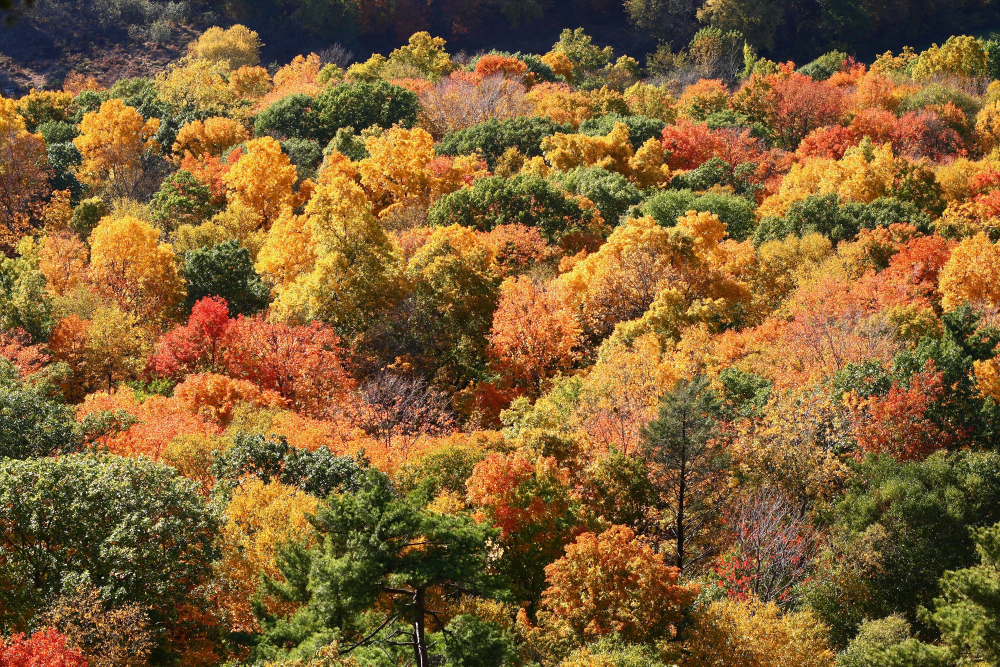
#> input picture assets/examples/natural/image_002.jpg, 3000 x 2000 px (shown at 1/3 size); its folder holds only this picture in this run
$ python -i dataset.py   (imports and definitions only)
#> lines starting #> are read from the running program, lines starting #| are printed output that depends on the picture
#> further down, picture is the input picture: PIL image 3000x2000 RGB; mean R, G, B 128.7, 96.6, 51
"""Validation utilities for provenance-recorded natural image datasets."""

from __future__ import annotations

import csv
import json
import re
from dataclasses import asdict, dataclass
from datetime import date, datetime, timezone
from pathlib import Path
from typing import Final
from urllib.parse import urlparse

import numpy as np
from PIL import Image, UnidentifiedImageError

REQUIRED_METADATA_COLUMNS: Final[tuple[str, ...]] = (
    "image_id",
    "filename",
    "source",
    "creator",
    "license",
    "url",
    "download_date",
    "original_resolution",
    "preprocessing",
)
FROZEN_PREPROCESSING: Final[str] = ";".join(
    (
        "RGB conversion",
        "center crop to square",
        "bicubic resize 256x256",
        "float32",
        "scale [0,1]",
    )
)
MIN_DATASET_IMAGES: Final[int] = 5
MAX_DATASET_IMAGES: Final[int] = 10
SUPPORTED_IMAGE_SUFFIXES: Final[frozenset[str]] = frozenset({".jpg", ".jpeg"})
KNOWN_IMAGE_SUFFIXES: Final[frozenset[str]] = frozenset(
    {".bmp", ".gif", ".jpg", ".jpeg", ".png", ".tif", ".tiff", ".webp"}
)
EXPECTED_IMAGE_FORMAT: Final[str] = "JPEG"
RESOLUTION_PATTERN: Final[re.Pattern[str]] = re.compile(r"^([1-9]\d*)x([1-9]\d*)$")
ISO_DATE_PATTERN: Final[re.Pattern[str]] = re.compile(r"^\d{4}-\d{2}-\d{2}$")


class DatasetValidationError(ValueError):
    """Raised when the natural-image dataset violates its frozen contract."""


@dataclass(frozen=True, slots=True)
class DatasetValidationSummary:
    """Machine-readable summary of a successful dataset validation."""

    num_images: int
    formats: tuple[str, ...]
    all_rgb_convertible: bool
    metadata_complete: bool
    validation_timestamp: str


# [71 lines left out: functions load_natural_image_metadata, _validate_unique_values, _parse_recorded_resolution, _validate_provenance, not called in this run]


def preprocess_rgb_image(image: Image.Image) -> np.ndarray:
    """Apply the frozen in-memory preprocessing pipeline to a decoded image."""
    rgb_image = image.convert("RGB")
    width, height = rgb_image.size
#> width = 3000; height = 2000
    crop_size = min(width, height)
#> crop_size = 2000
    left = (width - crop_size) // 2
#> left = 500
    top = (height - crop_size) // 2
#> top = 0
    cropped = rgb_image.crop((left, top, left + crop_size, top + crop_size))
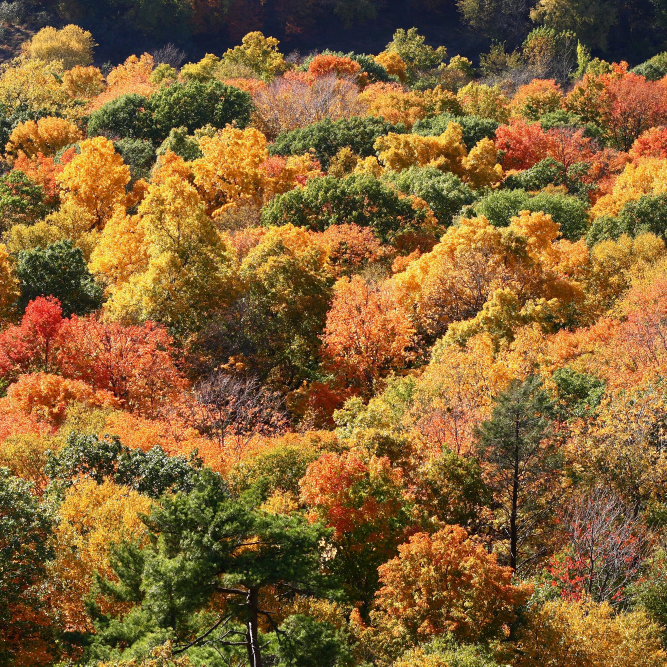
#> cropped: PIL image 2000x2000 RGB (shown at 1/3 size); mean R, G, B 132.9, 99, 51.3
    resized = cropped.resize((256, 256), resample=Image.Resampling.BICUBIC)
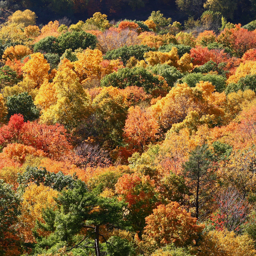
#> resized: PIL image 256x256 RGB; mean R, G, B 132.9, 99, 51.3
    return np.asarray(resized, dtype=np.float32) / np.float32(255.0)


# [135 lines left out: functions load_preprocessed_natural_image, _validate_image, validate_natural_image_dataset, write_validation_summary, not called in this run]

>>> from PIL import Image
>>> picture = Image.open('../../assets/examples/natural/image_002.jpg')
>>> result = preprocess_rgb_image(picture)

$ run again, on assets/examples/natural/image_003.jpg
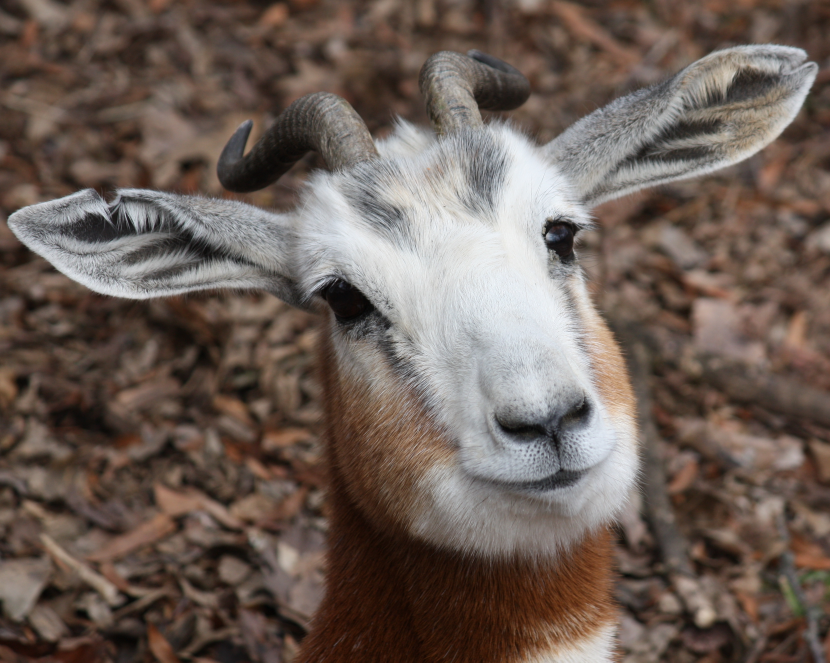
#> input picture assets/examples/natural/image_003.jpg, 3320 x 2650 px (shown at 1/4 size)
#> picture is the input picture: PIL image 3320x2650 RGB; mean R, G, B 108.9, 94.9, 86.9
#> in preprocess_rgb_image, `cropped = rgb_image.crop((left, top, left + crop_size, top + crop_size))`:
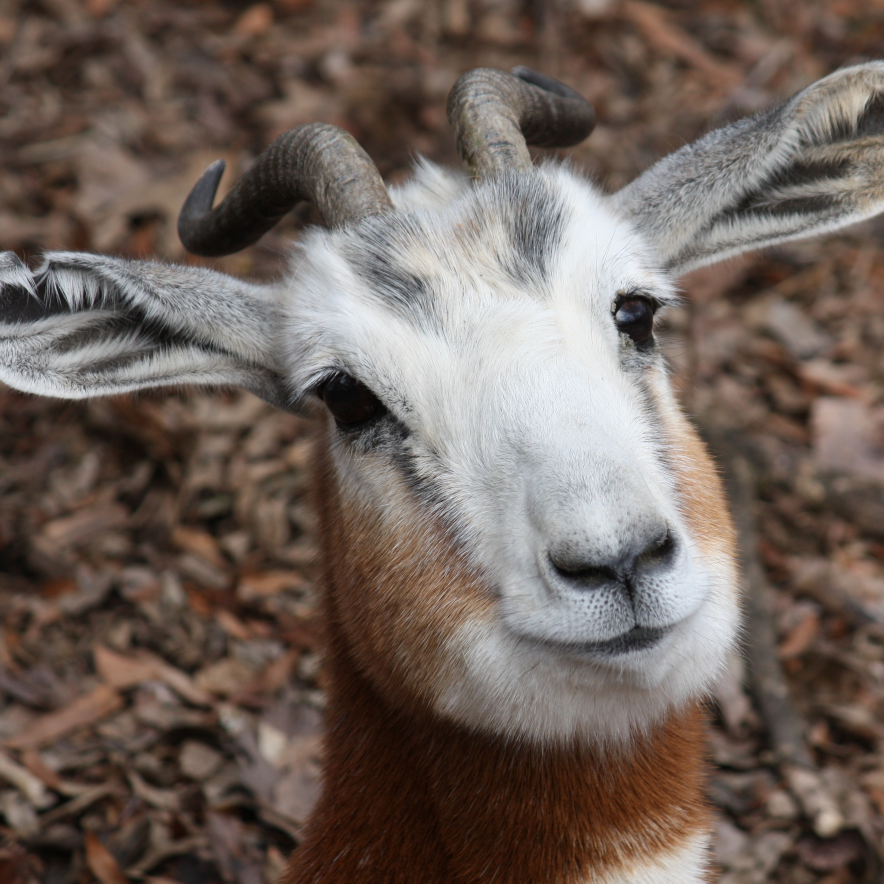
#> cropped: PIL image 2650x2650 RGB (shown at 1/3 size); mean R, G, B 111.4, 98.2, 90.8
#> in preprocess_rgb_image, `resized = cropped.resize((256, 256), resample=Image.Resampling.BICUBIC)`:
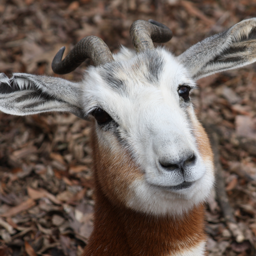
#> resized: PIL image 256x256 RGB; mean R, G, B 111.4, 98.2, 90.8

$ run again, on assets/examples/natural/image_004.jpg
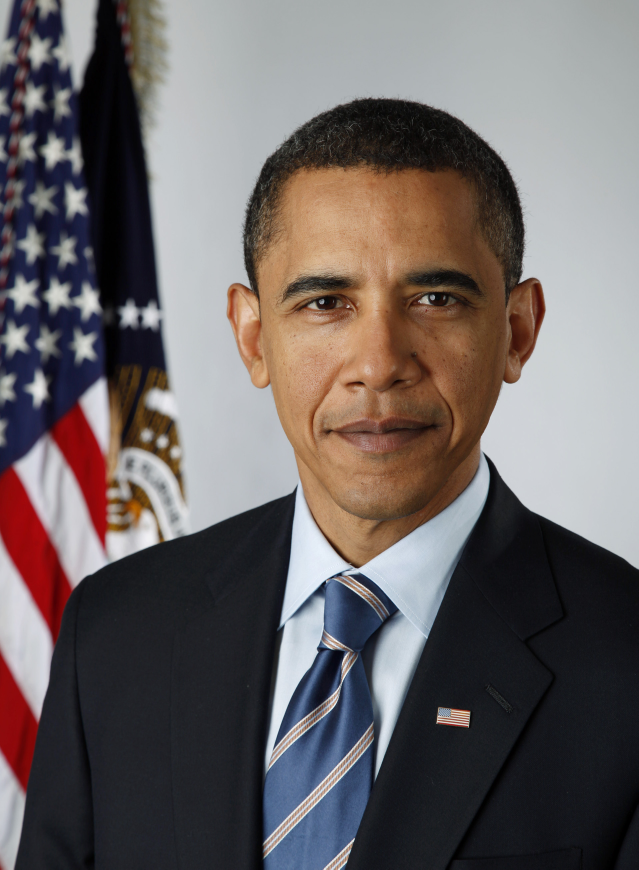
#> input picture assets/examples/natural/image_004.jpg, 1916 x 2608 px (shown at 1/3 size)
#> picture is the input picture: PIL image 1916x2608 RGB; mean R, G, B 107.9, 100.6, 100.4
#> in preprocess_rgb_image, `cropped = rgb_image.crop((left, top, left + crop_size, top + crop_size))`:
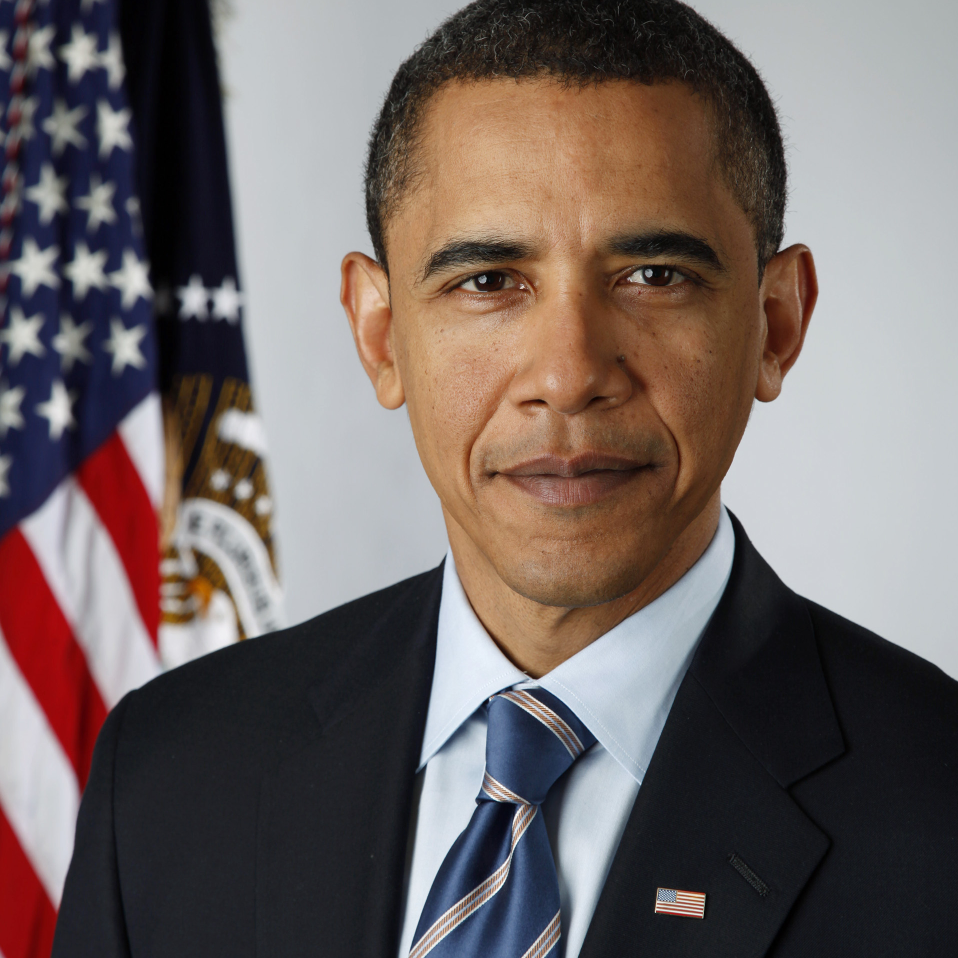
#> cropped: PIL image 1916x1916 RGB (shown at 1/2 size); mean R, G, B 112.8, 101.7, 99.8
#> in preprocess_rgb_image, `resized = cropped.resize((256, 256), resample=Image.Resampling.BICUBIC)`:
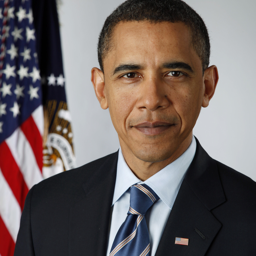
#> resized: PIL image 256x256 RGB; mean R, G, B 112.8, 101.7, 99.8
